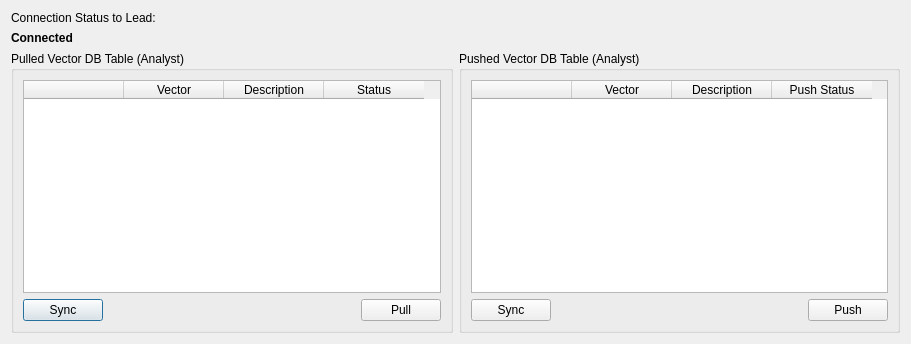
<?xml version="1.0" encoding="UTF-8"?>
<ui version="4.0">
 <class>Dialog</class>
 <widget class="QDialog" name="Dialog">
  <property name="geometry">
   <rect>
    <x>0</x>
    <y>0</y>
    <width>911</width>
    <height>344</height>
   </rect>
  </property>
  <property name="windowTitle">
   <string>Dialog</string>
  </property>
  <layout class="QVBoxLayout" name="verticalLayout_4">
   <item>
    <layout class="QHBoxLayout" name="horizontalLayout_4">
     <item>
      <layout class="QVBoxLayout" name="verticalLayout_3">
       <item>
        <widget class="QLabel" name="vdb_label_connectheader">
         <property name="maximumSize">
          <size>
           <width>16777215</width>
           <height>25</height>
          </size>
         </property>
         <property name="text">
          <string>Connection Status to Lead:</string>
         </property>
        </widget>
       </item>
       <item>
        <widget class="QLabel" name="vdbc_label_connection">
         <property name="maximumSize">
          <size>
           <width>16777215</width>
           <height>25</height>
          </size>
         </property>
         <property name="font">
          <font>
           <weight>75</weight>
           <bold>true</bold>
          </font>
         </property>
         <property name="text">
          <string>Connected</string>
         </property>
        </widget>
       </item>
      </layout>
     </item>
     <item>
      <spacer name="horizontalSpacer_3">
       <property name="orientation">
        <enum>Qt::Horizontal</enum>
       </property>
       <property name="sizeHint" stdset="0">
        <size>
         <width>40</width>
         <height>20</height>
        </size>
       </property>
      </spacer>
     </item>
    </layout>
   </item>
   <item>
    <layout class="QHBoxLayout" name="horizontalLayout_3">
     <item>
      <widget class="QGroupBox" name="groupBox">
       <property name="title">
        <string>Pulled Vector DB Table (Analyst)</string>
       </property>
       <layout class="QVBoxLayout" name="verticalLayout">
        <item>
         <widget class="QTableWidget" name="vdbc_table_pulledvectortable">
          <column>
           <property name="text">
            <string/>
           </property>
          </column>
          <column>
           <property name="text">
            <string>Vector</string>
           </property>
          </column>
          <column>
           <property name="text">
            <string>Description</string>
           </property>
          </column>
          <column>
           <property name="text">
            <string>Status</string>
           </property>
          </column>
         </widget>
        </item>
        <item>
         <layout class="QHBoxLayout" name="horizontalLayout">
          <item>
           <widget class="QPushButton" name="pushButton">
            <property name="text">
             <string>Sync</string>
            </property>
           </widget>
          </item>
          <item>
           <spacer name="horizontalSpacer">
            <property name="orientation">
             <enum>Qt::Horizontal</enum>
            </property>
            <property name="sizeHint" stdset="0">
             <size>
              <width>40</width>
              <height>20</height>
             </size>
            </property>
           </spacer>
          </item>
          <item>
           <widget class="QPushButton" name="vdbc_button_pull">
            <property name="text">
             <string>Pull</string>
            </property>
           </widget>
          </item>
         </layout>
        </item>
       </layout>
      </widget>
     </item>
     <item>
      <widget class="QGroupBox" name="groupBox_2">
       <property name="title">
        <string>Pushed Vector DB Table (Analyst)</string>
       </property>
       <layout class="QVBoxLayout" name="verticalLayout_2">
        <item>
         <widget class="QTableWidget" name="vdbc_table_pushedvector">
          <column>
           <property name="text">
            <string/>
           </property>
          </column>
          <column>
           <property name="text">
            <string>Vector</string>
           </property>
          </column>
          <column>
           <property name="text">
            <string>Description</string>
           </property>
          </column>
          <column>
           <property name="text">
            <string>Push Status</string>
           </property>
          </column>
         </widget>
        </item>
        <item>
         <layout class="QHBoxLayout" name="horizontalLayout_2">
          <item>
           <widget class="QPushButton" name="pushButton_2">
            <property name="text">
             <string>Sync</string>
            </property>
           </widget>
          </item>
          <item>
           <spacer name="horizontalSpacer_2">
            <property name="orientation">
             <enum>Qt::Horizontal</enum>
            </property>
            <property name="sizeHint" stdset="0">
             <size>
              <width>40</width>
              <height>20</height>
             </size>
            </property>
           </spacer>
          </item>
          <item>
           <widget class="QPushButton" name="vdbc_button_push">
            <property name="text">
             <string>Push</string>
            </property>
           </widget>
          </item>
         </layout>
        </item>
       </layout>
      </widget>
     </item>
    </layout>
   </item>
  </layout>
 </widget>
 <resources/>
 <connections/>
</ui>
